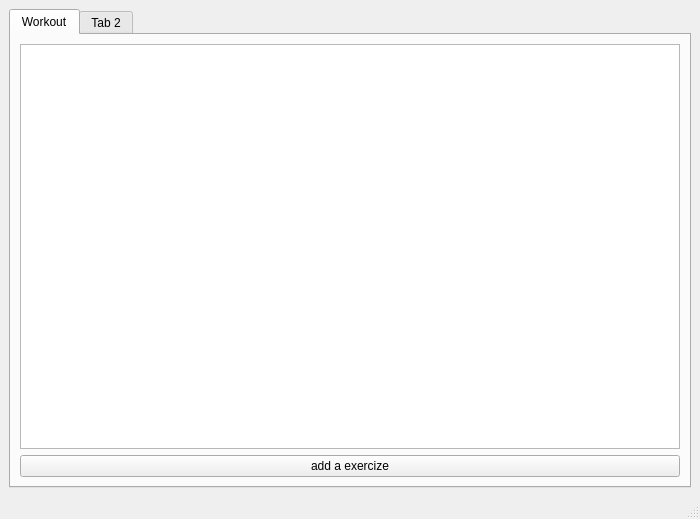
<?xml version="1.0" encoding="UTF-8"?>
<ui version="4.0">
 <class>MainWindow</class>
 <widget class="QMainWindow" name="MainWindow">
  <property name="geometry">
   <rect>
    <x>0</x>
    <y>0</y>
    <width>700</width>
    <height>519</height>
   </rect>
  </property>
  <property name="windowTitle">
   <string>MainWindow</string>
  </property>
  <widget class="QWidget" name="centralwidget">
   <layout class="QVBoxLayout" name="verticalLayout">
    <item>
     <widget class="QTabWidget" name="tabWidget">
      <property name="currentIndex">
       <number>0</number>
      </property>
      <widget class="QWidget" name="tab">
       <attribute name="title">
        <string>Workout</string>
       </attribute>
       <layout class="QVBoxLayout" name="verticalLayout_3">
        <item>
         <layout class="QVBoxLayout" name="verticalLayout_2">
          <item>
           <widget class="QPlainTextEdit" name="plainTextEdit"/>
          </item>
          <item>
           <widget class="QPushButton" name="pushButton">
            <property name="text">
             <string>add a exercize</string>
            </property>
           </widget>
          </item>
         </layout>
        </item>
       </layout>
      </widget>
      <widget class="QWidget" name="tab_2">
       <attribute name="title">
        <string>Tab 2</string>
       </attribute>
      </widget>
     </widget>
    </item>
   </layout>
  </widget>
  <widget class="QStatusBar" name="statusbar"/>
  <widget class="QMenuBar" name="menubar">
   <property name="geometry">
    <rect>
     <x>0</x>
     <y>0</y>
     <width>700</width>
     <height>21</height>
    </rect>
   </property>
  </widget>
 </widget>
 <resources/>
 <connections/>
</ui>
